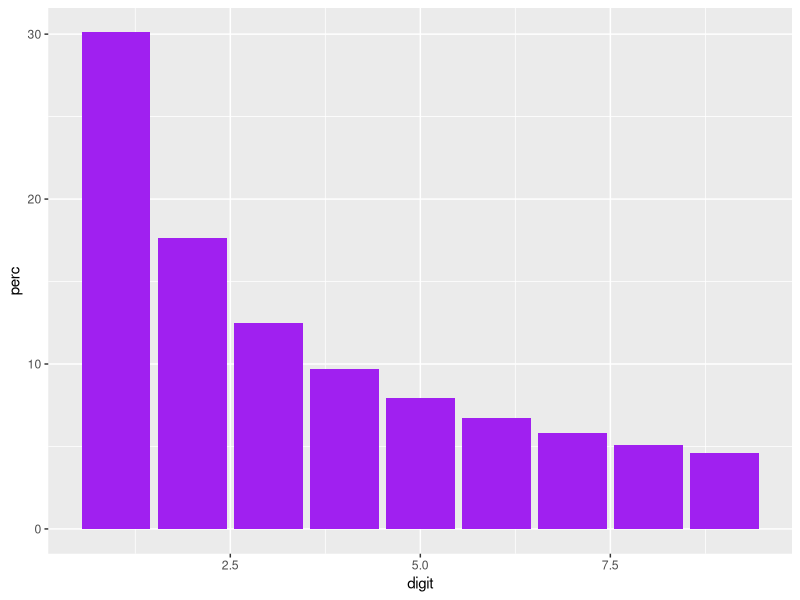
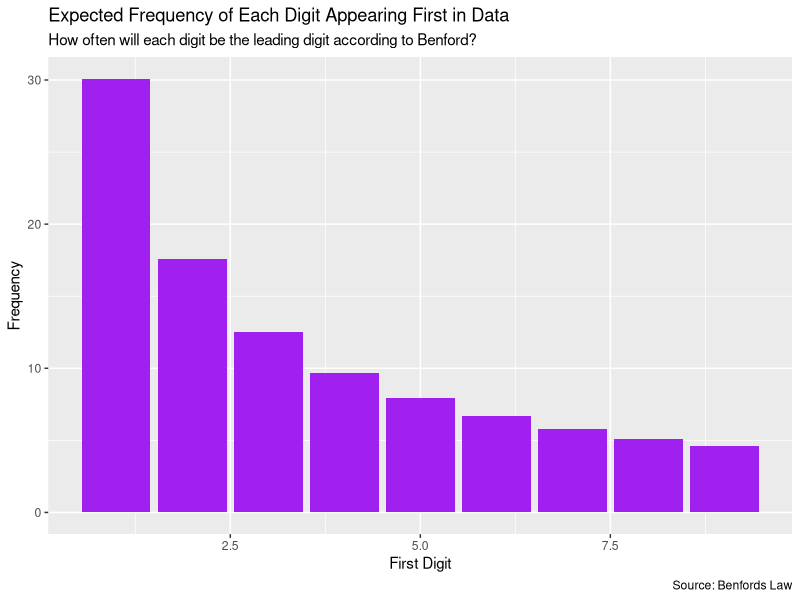
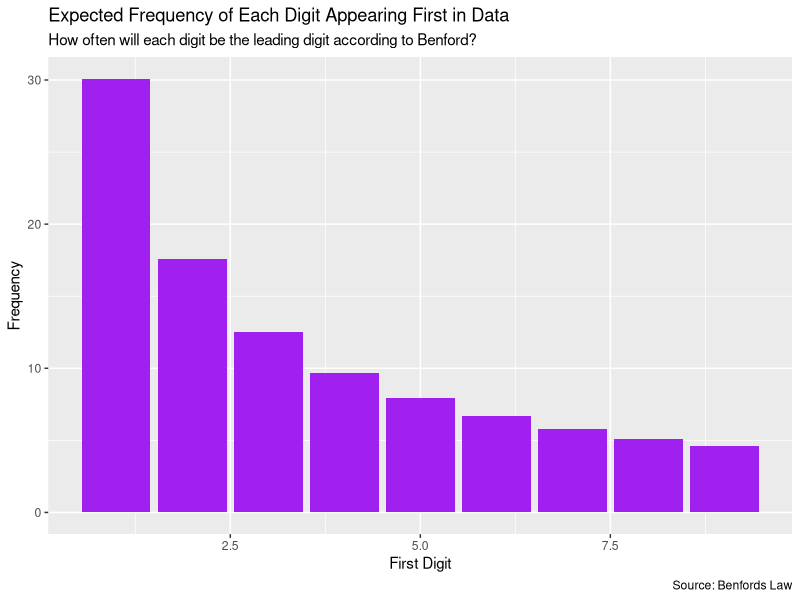
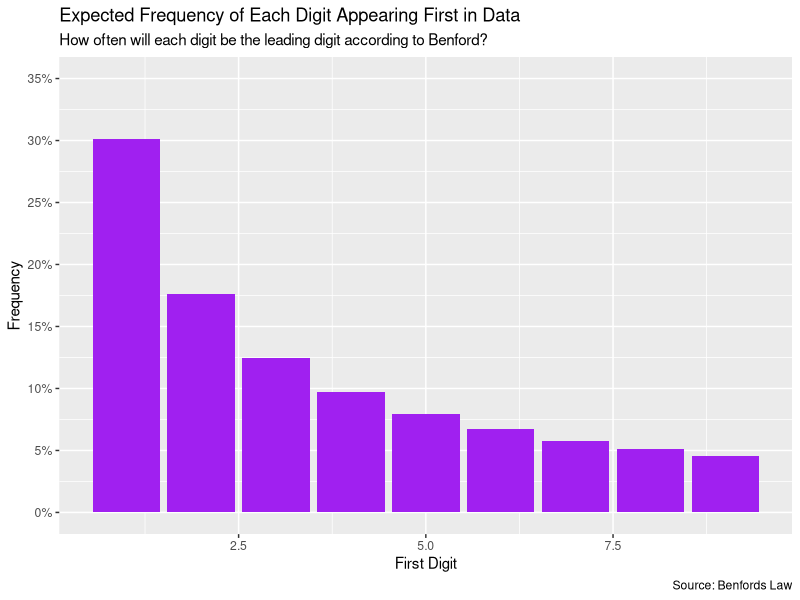
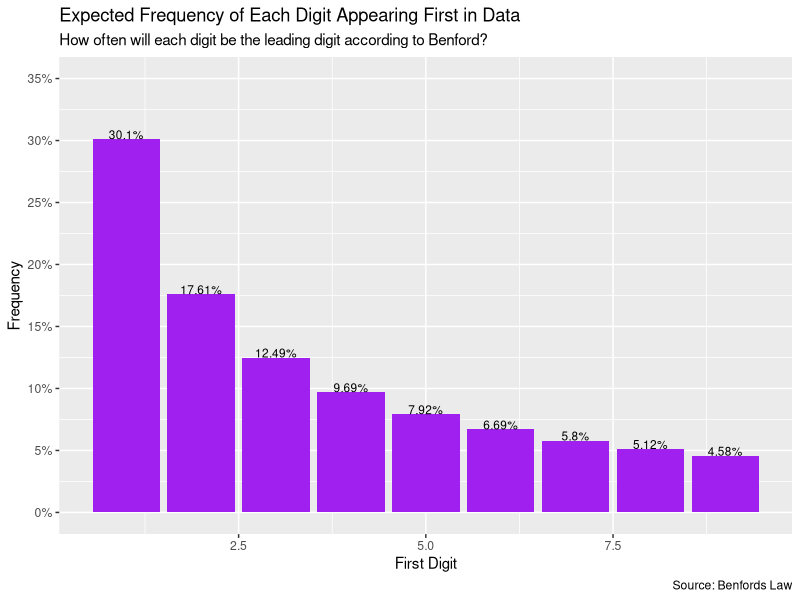
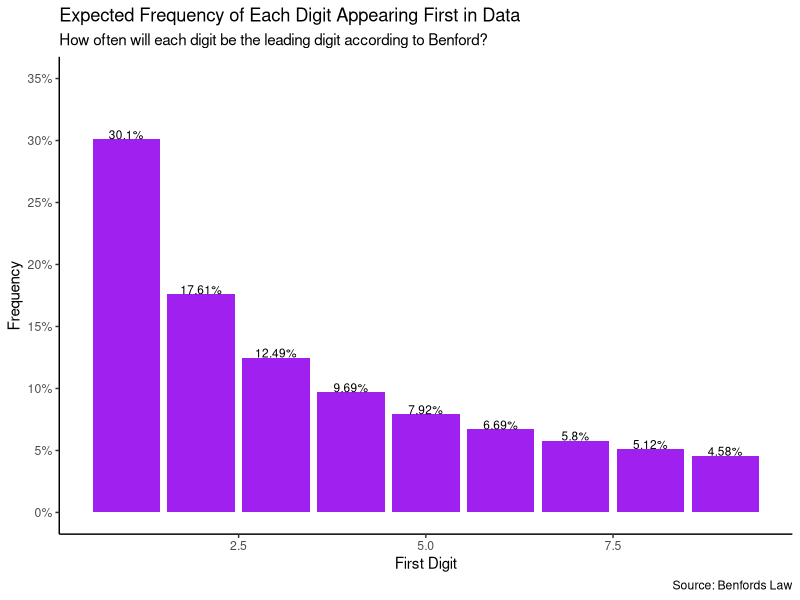
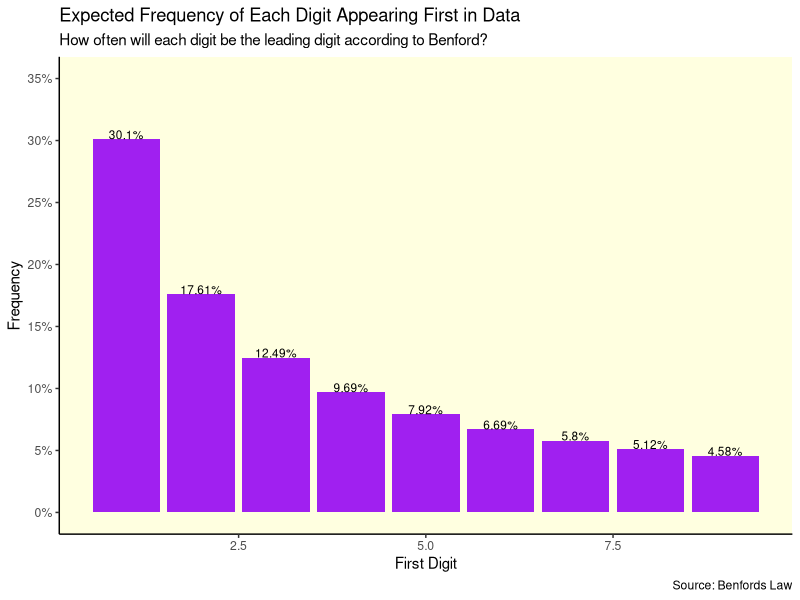
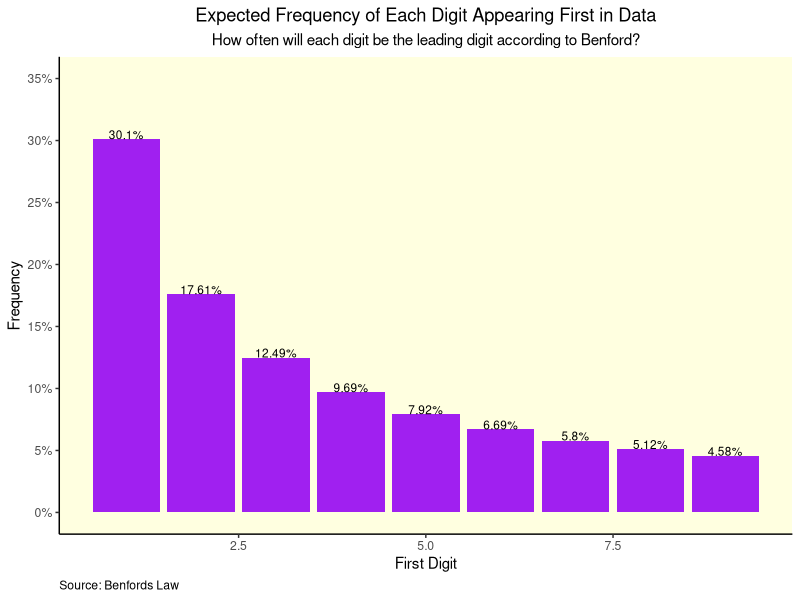

These figures' R source, in order:
## ---- chunk 1
knitr::opts_chunk$set(echo = TRUE)
## ---- chunk 2
ben=read.csv("benfords.csv")
## ---- chunk 3
library(ggplot2)
base= ggplot(data = ben,
             aes(x = digit,
                 y = perc))
plot1 = base + geom_bar(fill ="purple",
                        stat = 'identity') 
plot1
## ---- chunk 4
titleText='Expected Frequency of Each Digit Appearing First in Data'
subtext='How often will each digit be the leading digit according to Benford?'
sourceText='Source: Benfords Law'
plot2 = plot1 + labs(title=titleText,subtitle = subtext,
                     x = 'First Digit',
                     y = 'Frequency',
                     caption = sourceText)
plot2
## ---- chunk 5
plot3 = plot2 ##+ geom_hline(yintercept = 11.11, #where
                      ##   linetype="dashed",
                        ## size=1.5, #thickness
                        ## alpha=0.1) #transparency
plot3
## ---- chunk 6
library(scales) # for "unit_format""

# customize Y axis
plot4 = plot3 + scale_y_continuous(breaks=c(0,5,10,15,20,25,30,35),
                                   limits = c(0, 35),
                                   labels=unit_format(suffix = '%'))

plot4
## ---- chunk 7
paste0(round(ben$perc,2), '%')

LABELS=paste0(round(ben$perc,2), '%')
###
plot5 = plot4 + geom_text(vjust=0, #hjust if flipping
                          size = 3,
                          aes(y = perc ,
                              label = LABELS))

plot5
## ---- chunk 8
ben$digit <- as.factor(ben$digit)
## ---- chunk 9
plot6 = plot5 + theme_classic()

plot6
## ---- chunk 10
plot7 = plot6 + theme(
  panel.background = element_rect(fill = "lightyellow")
  )

plot7
## ---- chunk 11
plot8 = plot7 + theme(plot.caption = element_text(hjust = 0),
                      plot.title = element_text(hjust = 0.5),
                      plot.subtitle = element_text(hjust = 0.5))
plot8
